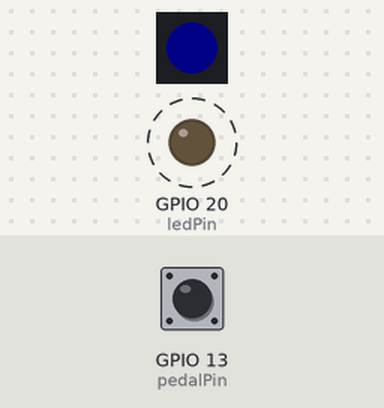
A sketch run on a simulated ESP32-S3. On the bench: 1 RGB LEDs in strip order, left to right, output pins drawn as LEDs (lit = HIGH). Dashed ring = blinking. Inputs (shaded band) come from the test bench; at power-on: GPIO 13 (pedalPin) HIGH. Dim RGB values are drawn brighter than linear.

Above: at 0.81 s.
1.3 s: GPIO 13 (pedalPin) pulled LOW for 1 s
4.5 s: GPIO 13 (pedalPin) pulled LOW for 0.15 s
At 6.96 s:
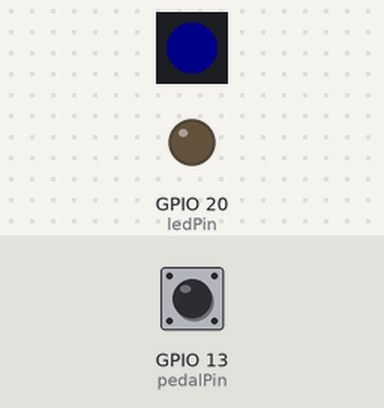
7.5 s: GPIO 13 (pedalPin) pulled LOW for 3.2 s
At 14.1 s:
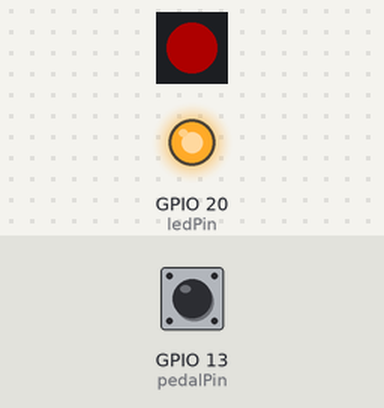
Timing chart, 0 to 15.6 s (numbered marks = the images above; inputs shaded):
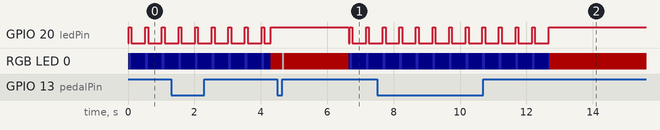

Measured:
- after the input at 4.5 s, GPIO 20 (ledPin): goes LOW 0.02 s, HIGH 0.08 s, LOW 0.42 s, HIGH 0.08 s, then LOW, starting after 2.2 s
- after the input at 7.5 s, GPIO 20 (ledPin): goes on until 12.7 s, then stays HIGH

The sketch:

taptempo_esp32.ino
```cpp
/*
 * ESP32 MIDI TAP TEMPO - DUAL OUTPUT
 * * Proyecto: Sincronización para Roland SP-404 mkII y Arturia MicroFreak
 * Hardware: ESP32-S3 (DevKitC-1)
 * Autor: Julián Di Pietro
 * Fecha: Diciembre 2025
 * * DESCRIPCIÓN:
 * Controlador de Tap Tempo MIDI con lógica inteligente.
 * - Soporta pedales "Normalmente Cerrados" (NC).
 * - Algoritmo de suavizado adaptativo ("Elastic Tempo").
 * - Doble salida Serial para cubrir Jacks TRS Tipo A y Tipo B.
 * - Feedback visual sincronizado (LED Externo + RGB interno).
 * - Modo "Pánico/Start" mediante presión larga.
 * * DEPENDENCIAS:
 * - Librería Adafruit NeoPixel
 */

#include <Arduino.h>
#include <math.h>
#include <Adafruit_NeoPixel.h>

// --- PINES ---
// Salidas MIDI (3.3V Logic)
const int txPin1 = 17;     // Salida Principal
const int txPin2 = 43;     // Salida Secundaria (Backup/Dual)
// Entradas y Salidas Físicas
const int pedalPin = 13;   // Pedal de Sustain (Configurado para NC)
const int ledPin = 20;     // LED Rojo Externo

// --- CONFIGURACIÓN RGB (ESP32-S3 Built-in) ---
const int rgbPin = 48;
const int numPixels = 1;
Adafruit_NeoPixel pixels(numPixels, rgbPin, NEO_GRB + NEO_KHZ800);

// --- PALETA DE COLORES ---
uint32_t colorTempo = pixels.Color(0, 0, 50);    // Azul Tenue (Reposo)
uint32_t colorFlash = pixels.Color(50, 50, 255); // Azul Fuerte (Beat)
uint32_t colorStart = pixels.Color(255, 0, 0);   // Rojo (Modo Start)

// --- ESTADOS ---
bool startMode = false; // false = Tap Tempo, true = Modo Start/Reset

// --- VARIABLES DE RELOJ MIDI ---
float currentBPM = 120.0;
unsigned long lastClockMicros = 0;
unsigned long clockIntervalMicros = 20833; // 120 BPM por defecto
int clockTickCounter = 0;

// --- VARIABLES DEL PEDAL (LÓGICA NC) ---
unsigned long pressStartTime = 0;
bool isPressed = false;
bool longPressHandled = false;
unsigned long lastPressTime = 0;
unsigned long lastDebounceTime = 0;
const int debounceDelay = 50; // Filtro anti-rebote (50ms)

// --- VARIABLES DE PROMEDIO (TAP TEMPO) ---
long tapIntervals[3];
int tapIndex = 0;
bool newSequence = true; // Indica si empezamos una nueva serie de taps

// ================================================================
// SETUP
// ================================================================
void setup() {
  // Inicialización de puertos Seriales para MIDI (Baud 31250)
  Serial1.begin(31250, SERIAL_8N1, -1, txPin1);
  Serial2.begin(31250, SERIAL_8N1, -1, txPin2);

  // Configuración de Pines
  pinMode(pedalPin, INPUT_PULLUP);
  pinMode(ledPin, OUTPUT);

  // Inicialización LED RGB
  pixels.begin();
  pixels.setBrightness(50);
  pixels.clear();
  pixels.show();

  // Inicializar array de intervalos (Default 120 BPM = 500ms)
  for(int i=0; i<3; i++) tapIntervals[i] = 500;

  // Enviar mensaje de START al iniciar
  Serial1.write(0xFA); Serial2.write(0xFA);
}

// ================================================================
// LOOP PRINCIPAL
// ================================================================
void loop() {
  unsigned long nowMicros = micros();
  unsigned long nowMillis = millis();

  // --------------------------------------------------------------
  // 1. GENERADOR DE RELOJ MIDI
  // --------------------------------------------------------------
  if (nowMicros - lastClockMicros >= clockIntervalMicros) {
    lastClockMicros += clockIntervalMicros;

    // Enviar Tick MIDI (0xF8) a ambas salidas
    Serial1.write(0xF8); Serial2.write(0xF8);

    // --- LÓGICA VISUAL ---
    if (startMode) {
      // MODO START: LED Fijo Rojo
      digitalWrite(ledPin, HIGH);
      pixels.setPixelColor(0, colorStart);
      pixels.show();
    } else {
      // MODO TEMPO: Flash sincronizado (Duración corta para precisión)

      // ENCENDIDO (Tick 0 - Downbeat)
      if (clockTickCounter == 0) {
        digitalWrite(ledPin, HIGH);
        pixels.setPixelColor(0, colorFlash);
        pixels.show();
      }

      // APAGADO RÁPIDO (Tick 4) - Corte tipo Staccato
      if (clockTickCounter == 4) {
        digitalWrite(ledPin, LOW);
        pixels.setPixelColor(0, colorTempo);
        pixels.show();
      }
    }

    clockTickCounter++;
    if (clockTickCounter >= 24) clockTickCounter = 0;
  }

  // --------------------------------------------------------------
  // 2. LECTURA DEL PEDAL (Lógica Invertida - Normalmente Cerrado)
  // --------------------------------------------------------------
  int reading = digitalRead(pedalPin);

  // Filtro de Rebote (Debounce)
  if ( (nowMillis - lastDebounceTime) > debounceDelay ) {

    // --- AL PISAR ---
    // Nota: En pedales NC, pisar abre el circuito, resultando en HIGH (INPUT_PULLUP)
    if (reading == HIGH && !isPressed) {

      lastDebounceTime = nowMillis;
      isPressed = true;
      pressStartTime = nowMillis;
      longPressHandled = false;

      if (startMode) {
        // ACCIÓN: START / RESET
        // Envía 0xFA para reiniciar las secuencias al compás 1
        Serial1.write(0xFA); Serial2.write(0xFA);

        // Reseteo visual
        clockTickCounter = 0;
        lastClockMicros = nowMicros;
        pixels.setPixelColor(0, pixels.Color(255, 255, 255)); // Flash Blanco
        pixels.show();
        delay(50);

      } else {
        // ACCIÓN: TAP TEMPO
        unsigned long tapGap = nowMillis - lastPressTime;

        // Filtro de rango humano (40 BPM a 240 BPM aprox)
        if (tapGap > 250 && tapGap < 2000) {

           if (newSequence) {
             // Si es el primer tap de una serie, reiniciamos el promedio
             for(int i=0; i<3; i++) tapIntervals[i] = tapGap;
             newSequence = false;
           } else {
             // Promedio Circular de los últimos 3 taps
             tapIntervals[tapIndex] = tapGap;
             tapIndex = (tapIndex + 1) % 3;
           }

           long avg = (tapIntervals[0] + tapIntervals[1] + tapIntervals[2]) / 3;

           if (avg > 0) {
             // Cálculo de BPM (1 Tap = 1 Negra)
             currentBPM = round(60000.0 / avg);

             // Límites de seguridad (Clamping)
             if (currentBPM < 40) currentBPM = 40;
             if (currentBPM > 240) currentBPM = 240;

             // Actualizar intervalo del reloj
             clockIntervalMicros = (60.0 / currentBPM / 24.0) * 1000000.0;

             // Alineación Inmediata del Beat ("On The Fly")
             // Sincroniza el "Uno" con el pisotón
             clockTickCounter = 0;
             lastClockMicros = nowMicros;
           }
        } else if (tapGap > 2000) {
          // Si pasó mucho tiempo, la próxima pisada inicia una nueva secuencia
          newSequence = true;
        }
        lastPressTime = nowMillis;
      }
    }

    // --- AL SOLTAR ---
    // Nota: En pedales NC, soltar cierra el circuito a Tierra (LOW)
    if (reading == LOW && isPressed) {
       lastDebounceTime = nowMillis;
       isPressed = false;
    }
  }

  // --------------------------------------------------------------
  // 3. GESTIÓN DE MODOS (PRESIÓN LARGA)
  // --------------------------------------------------------------
  if (isPressed && !longPressHandled) {
    // Si se mantiene pisado más de 2 segundos
    if (nowMillis - pressStartTime > 2000) {
      startMode = !startMode; // Cambiar modo
      longPressHandled = true; // Evitar rebotes

      // Feedback Visual del Cambio
      if (startMode) {
        pixels.setPixelColor(0, colorStart); digitalWrite(ledPin, HIGH);
      } else {
        pixels.setPixelColor(0, colorTempo); digitalWrite(ledPin, LOW);
      }
      pixels.show();
    }
  }
}
```
